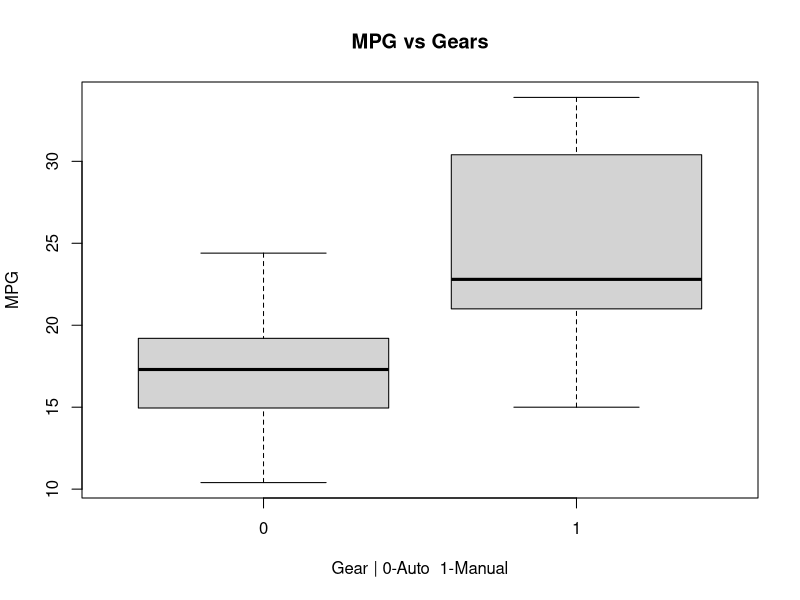
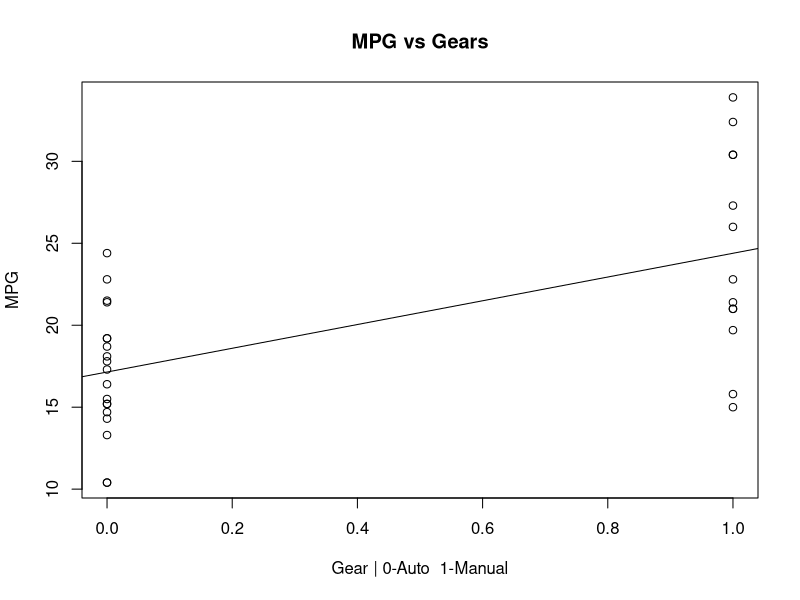
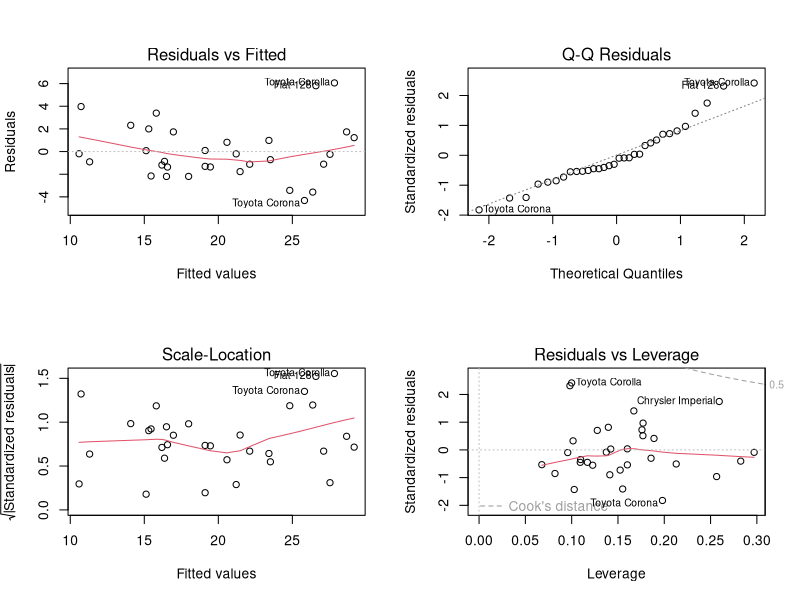

Write R code to recreate these figures, in order.
## ---- chunk 1
knitr::opts_chunk$set(echo = TRUE)
## ---- chunk 2
  str(mtcars)
  mtcars
## ---- chunk 3
  mpg<- mtcars$mpg
  am <- mtcars$am
  unique(mpg)
  unique(am)
## ---- chunk 4
  boxplot(mpg~am,
          ylab = "MPG",
          xlab = "Gear | 0-Auto  1-Manual",
          main="MPG vs Gears")

## ---- chunk 5
 linearR <- lm(mpg~am)
  plot(mpg~am,
       ylab = "MPG",
       xlab = "Gear | 0-Auto  1-Manual",
       main="MPG vs Gears")
  abline(linearR, lwd = 1)
## ---- chunk 6
  summary(linearR)
## ---- chunk 7
  summary(linearR)
## ---- chunk 8
  linearRV <- aov(mpg ~ ., data = mtcars)
  summary(linearRV)
## ---- chunk 9
  linearRVF <- lm(mpg ~ cyl + disp + wt + am, data = mtcars)
  summary(linearRVF)
## ---- chunk 10
  par(mfrow = c(2, 2))
  plot(linearRVF)
